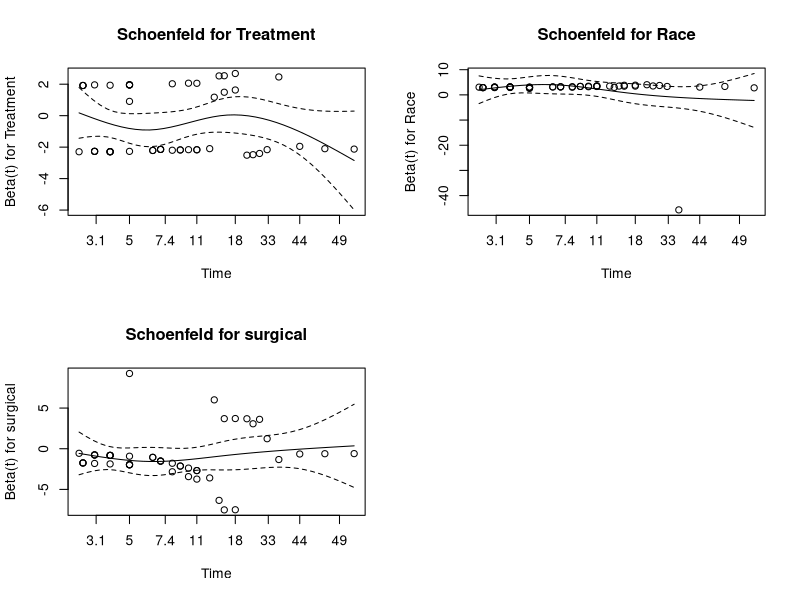
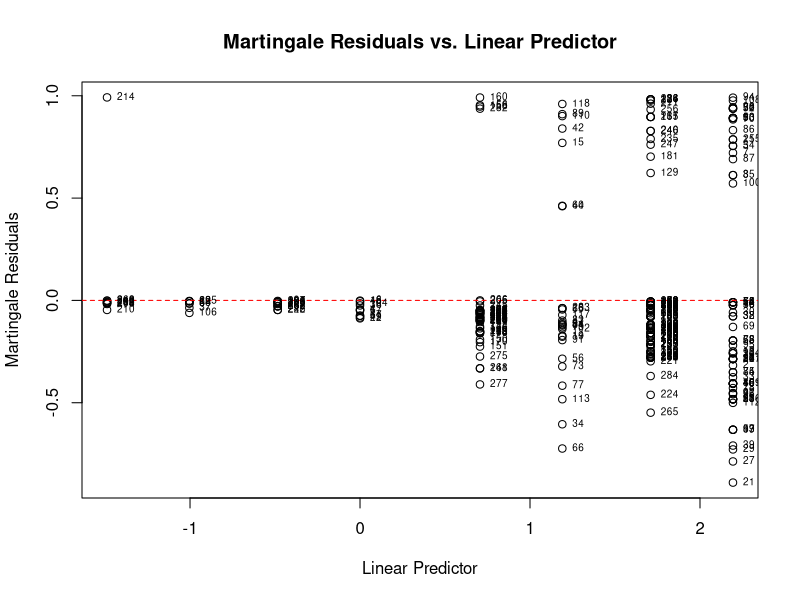
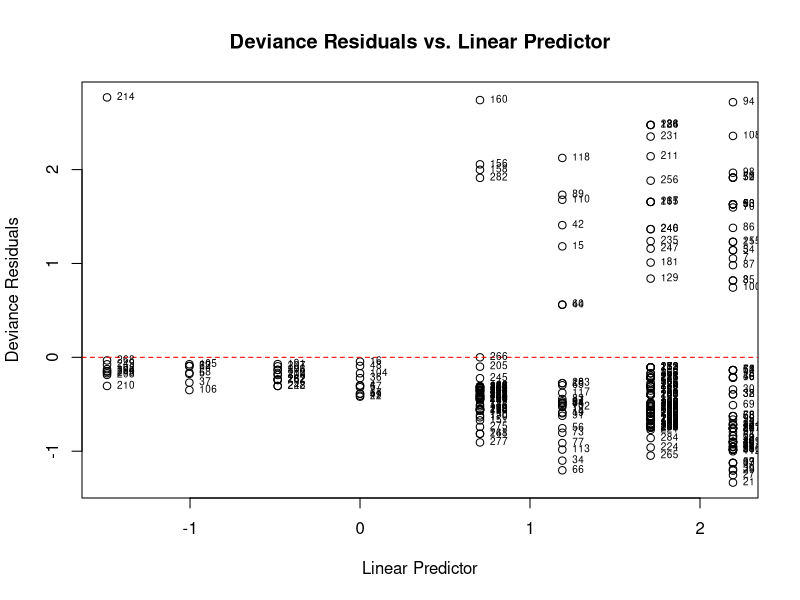
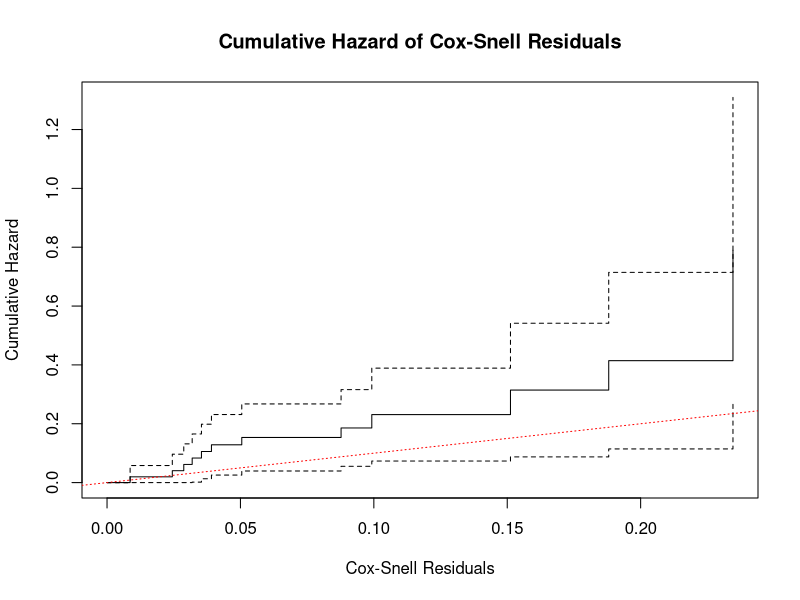
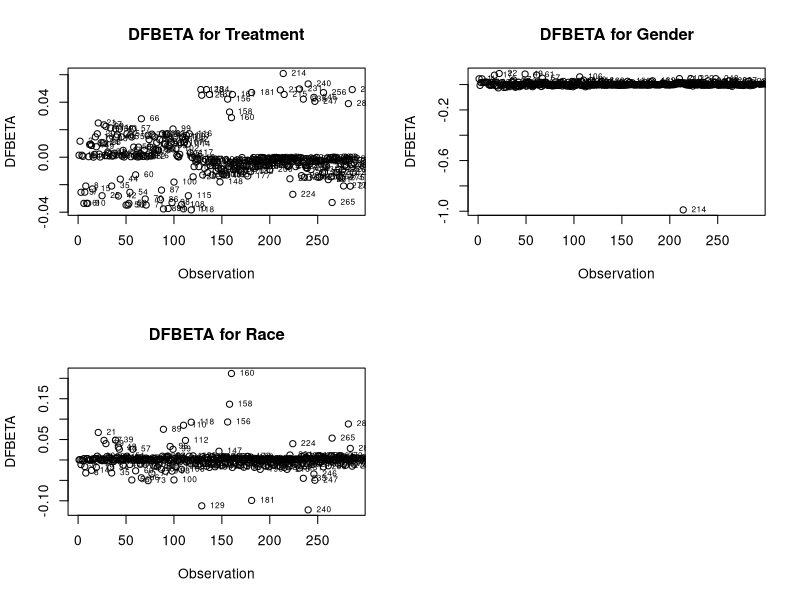

Source code (R) for these figures, in order: (Note: this script raises an error after producing the figures.)

################## Data Cleaning ################################

# load necessary libraries
library(KMsurv)
library(survival)
library(MASS)
library(car)

# load burn data
data(burn)

# burn dataframe with new names
burn1 <- burn
burn1 <- data.frame(burn1,Treatment=factor(burn1$Z1,labels=c("Routine","Cleansing")))
burn1 <- data.frame(burn1,Gender=factor(burn1$Z2,labels=c("Male","Female")))
burn1 <- data.frame(burn1,Race=factor(burn1$Z3,labels=c("Nonwhite","White")))
burn1 <- data.frame(burn1,PercentBurned=burn1$Z4)
burn1 <- data.frame(burn1,SiteHead=factor(burn1$Z5,labels=c("NotBurned","Burned")))
burn1 <- data.frame(burn1,SiteButtock=factor(burn1$Z6,labels=c("NotBurned","Burned")))
burn1 <- data.frame(burn1,SiteTrunk=factor(burn1$Z7,labels=c("NotBurned","Burned")))
burn1 <- data.frame(burn1,SiteUpperLeg=factor(burn1$Z8,labels=c("NotBurned","Burned")))
burn1 <- data.frame(burn1,SiteLowerLeg=factor(burn1$Z9,labels=c("NotBurned","Burned")))
burn1 <- data.frame(burn1,SiteRespTract=factor(burn1$Z10,labels=c("NotBurned","Burned")))
burn1 <- data.frame(burn1,BurnType=factor(burn1$Z11,labels=c("Chemical","Scald","Electric","Flame")))

# remove unuseful columns
burn1 <- burn1[, -c(2:12)]

################## Construct Time Dependent Covariate Dataset ################################

# Set up the initial dataset with the main survival information
burn2 <- tmerge(data1 = burn1, data2 = burn1, id = Obs, 
                tstop = T3, infection = event(T3, D3))

burn2 <- tmerge(burn2, burn1, id = Obs, surgical = tdc(T1))
burn2 <- tmerge(burn2, burn1, id = Obs, antibiotics = tdc(T2))

# Define status to distinguish between the event and censoring
burn2$status <- as.integer(with(burn2, (tstop == T3 & D3 == 1)))

# Create the survival object
burn2.surv <- with(burn2, Surv(time = tstart, time2 = tstop, event = status, type = "counting"))


################## Fit Cox Models ################################

# Fit 4 cox models  with or w/o each time-dependent covariates
fit_time_indep <- coxph(burn2.surv ~ Treatment + Gender + Race, data = burn2)
fit_time_dep <- coxph(burn2.surv ~ Treatment + Gender + Race + surgical + antibiotics, data = burn2)
fit_time_dep_sur <- coxph(burn2.surv ~ Treatment + Gender + Race + surgical, data = burn2)
fit_time_dep_anti <- coxph(burn2.surv ~ Treatment + Gender + Race  + antibiotics, data = burn2)

AIC(fit_time_indep, fit_time_dep, fit_time_dep_sur, fit_time_dep_anti)
drop1(fit_time_indep, test = "Chisq")
drop1(fit_time_dep, test = "Chisq")
drop1(fit_time_dep_sur, test = "Chisq")
drop1(fit_time_dep_anti, test = "Chisq")

# only retain surgical as time dependent variable

# final model: fit_time_dep_sur
fit_time_dep_sur <- coxph(burn2.surv ~ Treatment + Race + surgical, data = burn2)


################## Model Checking ###############################


# Schoenfeld residuals
cox_zph <- cox.zph(fit_time_dep_sur)
cox_zph
par(mfrow = c(2, 2))
plot(cox_zph[1], main = "Schoenfeld for Treatment")
plot(cox_zph[2], main = "Schoenfeld for Race")
plot(cox_zph[3], main = "Schoenfeld for surgical")



par(mfrow = c(1, 1))

# Martingale residuals
martingale_residuals <- residuals(fit_time_dep_sur, type = "martingale")
linear_predictor <- predict(fit_time_dep_sur, type = "lp")

plot(linear_predictor, martingale_residuals,
     xlab = "Linear Predictor", ylab = "Martingale Residuals",
     main = "Martingale Residuals vs. Linear Predictor")
abline(h = 0, col = "red", lty = 2)
text(linear_predictor, martingale_residuals,
     labels = 1:length(linear_predictor), pos = 4, cex = 0.6)

# Deviance residuals
deviance_residuals <- residuals(fit_time_dep_sur, type = "deviance")

plot(linear_predictor, deviance_residuals,
     xlab = "Linear Predictor", ylab = "Deviance Residuals",
     main = "Deviance Residuals vs. Linear Predictor")
abline(h = 0, col = "red", lty = 2)
text(linear_predictor, deviance_residuals,
     labels = 1:length(linear_predictor), pos = 4, cex = 0.6)




# Cox-Snell Residuals: Assess Goodness of Fit
cox_snell_residuals <- -log(survfit(fit_time_dep_sur)$surv)  # Compute Cox-Snell residuals
cox_snell_residuals <- cox_snell_residuals[1:length(burn2$status)]  # Match length to data

# Create a survival object for Cox-Snell residuals
burn2$status <- as.integer(burn2$status)
surv_coxsnell <- Surv(time = cox_snell_residuals, event = burn2$status)

# Fit a survival model for Cox-Snell residuals
fit_coxsnell <- survfit(surv_coxsnell ~ 1)

# Plot cumulative hazard for Cox-Snell residuals
plot(fit_coxsnell, fun = "cumhaz",
     xlab = "Cox-Snell Residuals", ylab = "Cumulative Hazard",
     main = "Cumulative Hazard of Cox-Snell Residuals")
abline(0, 1, col = "red", lty = 3)  # Reference line for goodness-of-fit


# dfbeta
par(mfrow = c(2, 2))
dfbeta <- residuals(fit_time_dep_sur, type = "dfbeta")

covariate_names <- c("Treatment", "Gender", "Race", "surgical", "antibiotics")


for (i in 1:5) {
  # Plot DFBETA values for the i-th covariate
  plot(dfbeta[, i], 
       xlab = "Observation", ylab = "DFBETA", 
       main = paste("DFBETA for", covariate_names[i]))
  
  # Add observation number labels to points
  text(x = 1:nrow(dfbeta), y = dfbeta[, i], 
       labels = 1:nrow(dfbeta), pos = 4, cex = 0.6)
}



########### Questions ###########

# shall i use time dependent covariates? no improvement in AIC

### examine TD variables individually

# > AIC(fit_independent, fit_refined, fit_time_dep)
# df      AIC
# fit_independent 10 438.5335
# fit_refined      3 367.8405
# fit_time_dep     5 427.9481

# how to adjust for colinearity? Does drop1 handle colinearity?
# construct model with each TD variable and do drop1.
# 4 models 
# 1. no td var
# 2. td var 1
# 3. td var 2
# 4. tdvar 1, 2

# other ways to assess goodness of fit other than cox-snell?
# check assumptions is the most important
# check general assumption if violated


# language in final report? is current ok?

# outliers -- patient covariant -- report to burn surgon -- 

# seperate 



# Martingale residuals
martingale_residuals <- residuals(fit_time_dep_sur, type = "martingale")

# Deviance residuals
deviance_residuals <- residuals(fit_time_dep_sur, type = "deviance")

# Linear predictor (log hazard)
linear_predictor <- predict(fit_time_dep_sur, type = "lp")

# DFBETA values for each predictor
dfbeta_values <- residuals(fit_time_dep_sur, type = "dfbeta")



# Ensure the lengths match before adding
if (nrow(burn2) == length(martingale_residuals)) {
  
  # Add residuals to the dataset
  burn2$Martingale <- martingale_residuals
  burn2$Deviance <- deviance_residuals
  burn2$LinearPredictor <- linear_predictor
  
  # DFBETA is a matrix; add each column as a separate variable
  dfbeta_names <- colnames(dfbeta_values)
  for (i in seq_along(dfbeta_names)) {
    burn2[[paste0("DFBETA_", dfbeta_names[i])]] <- dfbeta_values[, i]
  }
  
  # View the updated dataset
  head(burn2)
} else {
  stop("Length of residuals does not match the number of rows in burn2.")
}


View(burn2)



# Assuming burn2 has columns for residuals, surgical, and antibiotics
library(knitr)

# Add deviance residuals to the burn2 dataset
burn2$Deviance <- deviance_residuals

# Define the threshold for extreme deviance residuals (e.g., absolute value > 2)
threshold <- 2

# Filter patients with extreme deviance residuals
extreme_table <- burn2[abs(burn2$Deviance) > threshold, ]

# Select relevant columns including surgical and antibiotic care
extreme_table <- extreme_table[, c("Obs", "Gender", "Race", "PercentBurned", 
                                   "Treatment", "surgical", "antibiotics", "Deviance")]

# Create a kable table
kable(extreme_table, 
      caption = "Table 1: Patient Characteristics with Extreme Deviance Residuals",
      col.names = c("Observation", "Gender", "Race", "Burn Percentage", 
                    "Treatment Type", "Surgical Care", "Antibiotic Care", "Deviance Residual"),
      format = "html",  # For better styling in HTML output
      align = "c")




threshold <- 2 / sqrt(nrow(dfbeta_values))
extreme_influential <- which(apply(abs(dfbeta_values), 1, max) > threshold)



par(mfrow = c(1, 3))  # Adjust based on the number of predictors
for (i in 1:ncol(dfbeta_values)) {
  plot(dfbeta_values[, i], main = paste("DFBETA for Predictor", i),
       xlab = "Observation", ylab = "DFBETA")
  abline(h = c(-threshold, threshold), col = "red", lty = 2)  # Add threshold lines
  points(extreme_influential, dfbeta_values[extreme_influential, i], col = "blue", pch = 19)
}

